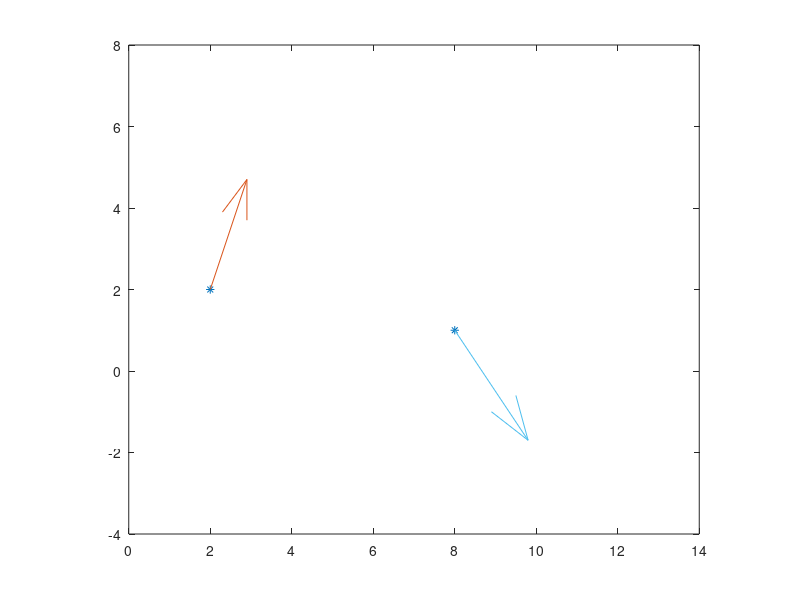

Write the MATLAB code that produced this figure. (Note: this script raises an error after producing the figure.)
%%
% Connecting 2 curves with 2 control points and 2 tangents with C1
% continuity
px = [2, 8];
py = [2, 1];
vx = [1, 2];
vy = [3, -3];

plot(px, py, '*')
axis equal
axis([0 14 -4 8])
hold on
quiver(px(1), py(1), vx(1), vy(1));
quiver(px(2), py(2), vx(2), vy(2));

t0 = -1; t1 = 1; t2 = 2; t3 = 4;

% First curve
syms a3 a2 a1 a0 t
x(t) = a3 * t^3 + a2 * t^2 + a1 * t + a0;
xd(t) = diff(x(t), t);

ex = [
    x(t0) == px(1), ...
    x(t1) == px(2), ...
    xd(t0) == vx(1), ...
    xd(t1) == vx(2)
];

mx = solve(ex, [a3 a2 a1 a0]);
cx(t) = mx.a3 * t^3 + mx.a2 * t^2 + mx.a1 * t + mx.a0;

syms b3 b2 b1 b0
y(t) = b3 * t^3 + b2 * t^2 + b1 * t + b0;
yd(t) = diff(y(t), t);

ey = [
    y(t0) == py(1), ...
    y(t1) == py(2), ...
    yd(t0) == vy(1), ...
    yd(t1) == vy(2)
];

my = solve(ey, [b3 b2 b1 b0]);
cy(t) = my.b3 * t^3 + my.b2 * t^2 + my.b1 * t + my.b0;

fplot(cx(t), cy(t), [t0, t1])

% Second curve
% Control points: first control point has to be the same as the endpoint of the first
% curve
px2 = [px(2), 12]; 
py2 = [py(2), 4];
% Tangent at the endpoint of the curve
vx2 = [0];
vy2 = [8];

plot(px2, py2, '*')
quiver(px2(2), py2(2), vx2(1), vy2(1));
syms a3 a2 a1 a0 b3 b2 b1 b0

cx(t) = a3 * t^3 + a2 * t^2 + a1 * t + a0;
cy(t) = b3 * t^3 + b2 * t^2 + b1 * t + b0;
cxd(t) = diff(cx(t), t);
cyd(t) = diff(cy(t), t);

% tangent at the starting point of the second curve is the same as the tangent at 
% the endpoint of the first curve
% tangent at the endpoint of the second curve is chosen arbitrarily
ex2 = [
    cx(t0) == px2(1), ...
    cx(t1) == px2(2), ...
    cxd(t0) == vx(2), ...
    cxd(t1) == vx2(1)
];

ey2 = [
    cy(t0) == py2(1), ...
    cy(t1) == py2(2), ...
    cyd(t0) == vy(2), ...
    cyd(t1) == vy2(1)
];

mx2 = solve(ex2, [a3 a2 a1 a0]);
my2 = solve(ey2, [b3 b2 b1 b0]);

cx_(t) = mx2.a3 * t^3 + mx2.a2 * t^2 + mx2.a1 * t + mx2.a0;
cy_(t) = my2.b3 * t^3 + my2.b2 * t^2 + my2.b1 * t + my2.b0;

fplot(cx_(t), cy_(t), [t0, t1])
%%
px = [2, 8];
py = [2, 1];
vx = [1, 2];
vy = [3, -3];

plot(px, py, '*');
axis equal;
axis([0 14 -4 10]);
hold on;

quiver(px(1), py(1), vx(1), vy(1));
quiver(px(2), py(2), vx(2), vy(2));

syms a3_1 a2_1 a1_1 a0_1 t
t0 = -1; t1 = 1;
x1(t) = a3_1*t^3 + a2_1*t^2 + a1_1*t + a0_1;
xd1(t) = diff(x1(t), t);
ex1 = [
    x1(t0) == px(1),...
    x1(t1) == px(2),...
    xd1(t0) == vx(1),...
    xd1(t1) == vx(2)
];

mx1 = solve(ex1, [a3_1 a2_1 a1_1 a0_1]);
cx1(t) = mx1.a3_1*t^3 + mx1.a2_1*t^2 + mx1.a1_1*t + mx1.a0_1;

syms b3_1 b2_1 b1_1 b0_1
y1(t) = b3_1*t^3 + b2_1*t^2 + b1_1*t + b0_1;
yd1(t) = diff(y1(t), t);
ey1 = [
    y1(t0) == py(1),...
    y1(t1) == py(2),...
    yd1(t0) == vy(1),...
    yd1(t1) == vy(2)
];

my1 = solve(ey1, [b3_1 b2_1 b1_1 b0_1]);
cy1(t) = my1.b3_1*t^3 + my1.b2_1*t^2 + my1.b1_1*t + my1.b0_1;

fplot(cx1(t), cy1(t), [t0, t1]);

px2 = [px(2), 12];
py2 = [py(2), 4];
vx2 = [0];
vy2 = [8];

plot(px2, py2, '*');
quiver(px2(2), py2(2), vx2(1), vy2(1));

syms a3_2 a2_2 a1_2 a0_2
x2(t) = a3_2*t^3 + a2_2*t^2 + a1_2*t + a0_2;
xd2(t) = diff(x2(t), t);
ex2 = [
    x2(t0) == px2(1),...
    x2(t1) == px2(2),...
    xd2(t0) == vx(2),...
    xd2(t1) == vx2(1)
];

mx2 = solve(ex2, [a3_2 a2_2 a1_2 a0_2]);
cx2(t) = mx2.a3_2*t^3 + mx2.a2_2*t^2 + mx2.a1_2*t + mx2.a0_2;

syms b3_2 b2_2 b1_2 b0_2
y2(t) = b3_2*t^3 + b2_2*t^2 + b1_2*t + b0_2;
yd2(t) = diff(y2(t), t);
ey2 = [
    y2(t0) == py2(1),...
    y2(t1) == py2(2),...
    yd2(t0) == vy(2),...
    yd2(t1) == vy2(1)
];

my2 = solve(ey2, [b3_2 b2_2 b1_2 b0_2]);
cy2(t) = my2.b3_2*t^3 + my2.b2_2*t^2 + my2.b1_2*t + my2.b0_2;

fplot(cx2(t), cy2(t), [t0, t1]);
%%
px = [2, 8];
py = [2, 1];
vx = [1, 2];
vy = [3, -3];

figure

plot(px, py, '*')
axis equal
hold on
quiver(px(1), py(1), vx(1), vy(1), 'r', 'LineWidth', 2);
quiver(px(2), py(2), vx(2), vy(2), 'r', 'LineWidth', 2);

t0 = -1; t1 = 1; t2 = 2; t3 = 4;

syms a3 a2 a1 a0 t
x(t) = a3 * t^3 + a2 * t^2 + a1 * t + a0;
xd(t) = diff(x(t), t);

ex = [
    x(t0) == px(1), ...
    x(t1) == px(2), ...
    xd(t0) == vx(1), ...
    xd(t1) == vx(2)
];

mx = solve(ex, [a3 a2 a1 a0]);
cx(t) = mx.a3 * t^3 + mx.a2 * t^2 + mx.a1 * t + mx.a0;

syms b3 b2 b1 b0
y(t) = b3 * t^3 + b2 * t^2 + b1 * t + b0;
yd(t) = diff(y(t), t);

ey = [
    y(t0) == py(1), ...
    y(t1) == py(2), ...
    yd(t0) == vy(1), ...
    yd(t1) == vy(2)
];

my = solve(ey, [b3 b2 b1 b0]);
cy(t) = my.b3 * t^3 + my.b2 * t^2 + my.b1 * t + my.b0;

fplot(cx(t), cy(t), [t0, t1])

% points of the second curve
px2 = [px(2), 12]; 
py2 = [py(2), 4];
vx2 = [0];
vy2 = [8];

plot(px2, py2, '*')
syms a3 a2 a1 a0 b3 b2 b1 b0

cx(t) = a3 * t^3 + a2 * t^2 + a1 * t + a0;
cy(t) = b3 * t^3 + b2 * t^2 + b1 * t + b0;
cxd(t) = diff(cx(t), t);
cyd(t) = diff(cy(t), t);

ex2 = [
    cx(t0) == px2(1), ...
    cx(t1) == px2(2), ...
    % The G1 continuity is realized here: the tangent of the second curve
    % is twice the tangent of the first curve
    cxd(t0) == vx(2)*2, ...
    cxd(t1) == vx2(1)
];

ey2 = [
    cy(t0) == py2(1), ...
    cy(t1) == py2(2), ...
    % The G1 continuity is realized here: the tangent of the second curve
    % is twice the tangent of the first curve
    cyd(t0) == vy(2)*2, ...
    cyd(t1) == vy2(1)
];

% Plot the two tangents for the second curve
quiver(px2(1), py2(1), vx(2)*2, vy(2)*2, 'b');
quiver(px2(2), py2(2), vx2(1), vy2(1));

mx2 = solve(ex2, [a3 a2 a1 a0]);
my2 = solve(ey2, [b3 b2 b1 b0]);

cx2(t) = mx2.a3 * t^3 + mx2.a2 * t^2 + mx2.a1 * t + mx2.a0;
cy2(t) = my2.b3 * t^3 + my2.b2 * t^2 + my2.b1 * t + my2.b0;

fplot(cx2(t), cy2(t), [t0, t1])
